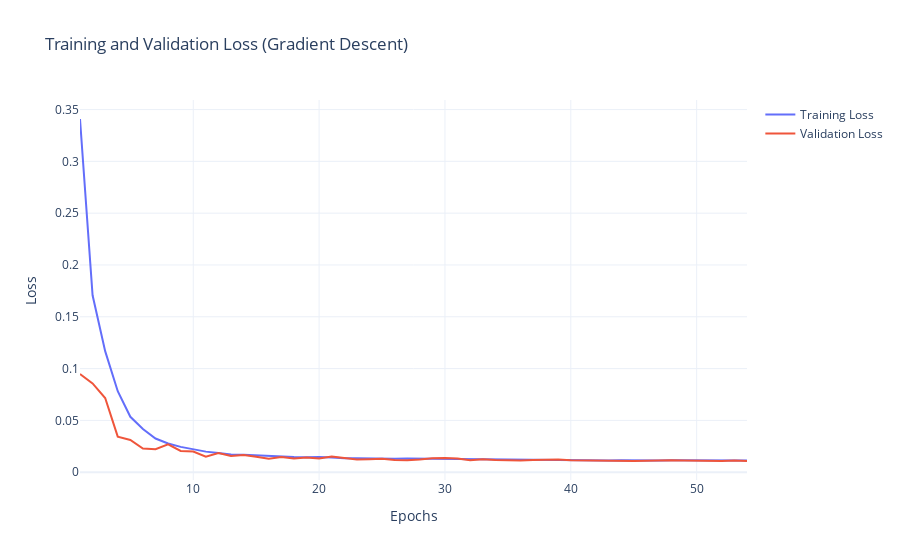

The code cell stored with this chart in its notebook:
### Code cell
fig = go.Figure()

fig.add_trace(go.Scatter(
    x=epochs_range,
    y=train_loss,
    mode='lines',
    name='Training Loss'
))

fig.add_trace(go.Scatter(
    x=epochs_range,
    y=val_loss,
    mode='lines',
    name='Validation Loss'
))

fig.update_layout(
    title='Training and Validation Loss (Gradient Descent)',
    xaxis_title='Epochs',
    yaxis_title='Loss',
    template='plotly_white'
)

fig.show()

### Figure 1 — Plotly figure (JSON) as saved in the notebook; plotly's stock layout.template omitted (floating-point values rounded to 4 significant figures; data arrays with more than 128 entries replaced by an {"elided": "..."} marker saying what was removed)
{"data": [{"mode": "lines", "name": "Training Loss", "type": "scatter", "x": {"elided": "200 int values"}, "y": [0.3409, 0.1708, 0.1168, 0.07814, 0.05348, 0.04161, 0.03248, 0.02773, 0.02444, 0.0219, 0.01985, 0.01861, 0.01719, 0.01693, 0.0163, 0.01543, 0.01498, 0.0147, 0.01444, 0.01473, 0.01425, 0.01338, 0.01343, 0.01313, 0.01332, 0.01293, 0.0131, 0.01297, 0.01296, 0.01278, 0.01244, 0.01276, 0.01221, 0.01215, 0.01189, 0.01186, 0.01191, 0.01165, 0.01158, 0.01181, 0.01106, 0.01155, 0.01136, 0.01157, 0.0113, 0.01122, 0.01138, 0.01146, 0.01144, 0.01118, 0.01131, 0.01125, 0.01111, 0.0112]}, {"mode": "lines", "name": "Validation Loss", "type": "scatter", "x": {"elided": "200 int values"}, "y": [0.09475, 0.08568, 0.07158, 0.03429, 0.03108, 0.02284, 0.02213, 0.02683, 0.0205, 0.01991, 0.01489, 0.01844, 0.01558, 0.01647, 0.01495, 0.01304, 0.01476, 0.01313, 0.0142, 0.01325, 0.01506, 0.01374, 0.01223, 0.0126, 0.01307, 0.01172, 0.01158, 0.01221, 0.01334, 0.01369, 0.01322, 0.01152, 0.01253, 0.01173, 0.01134, 0.01136, 0.01179, 0.01229, 0.01218, 0.01155, 0.01133, 0.01118, 0.01116, 0.0108, 0.01085, 0.01102, 0.01159, 0.01151, 0.01137, 0.01111, 0.01112, 0.01082, 0.01118, 0.01089]}], "layout": {"title": {"text": "Training and Validation Loss (Gradient Descent)"}, "xaxis": {"title": {"text": "Epochs"}}, "yaxis": {"title": {"text": "Loss"}}}}
